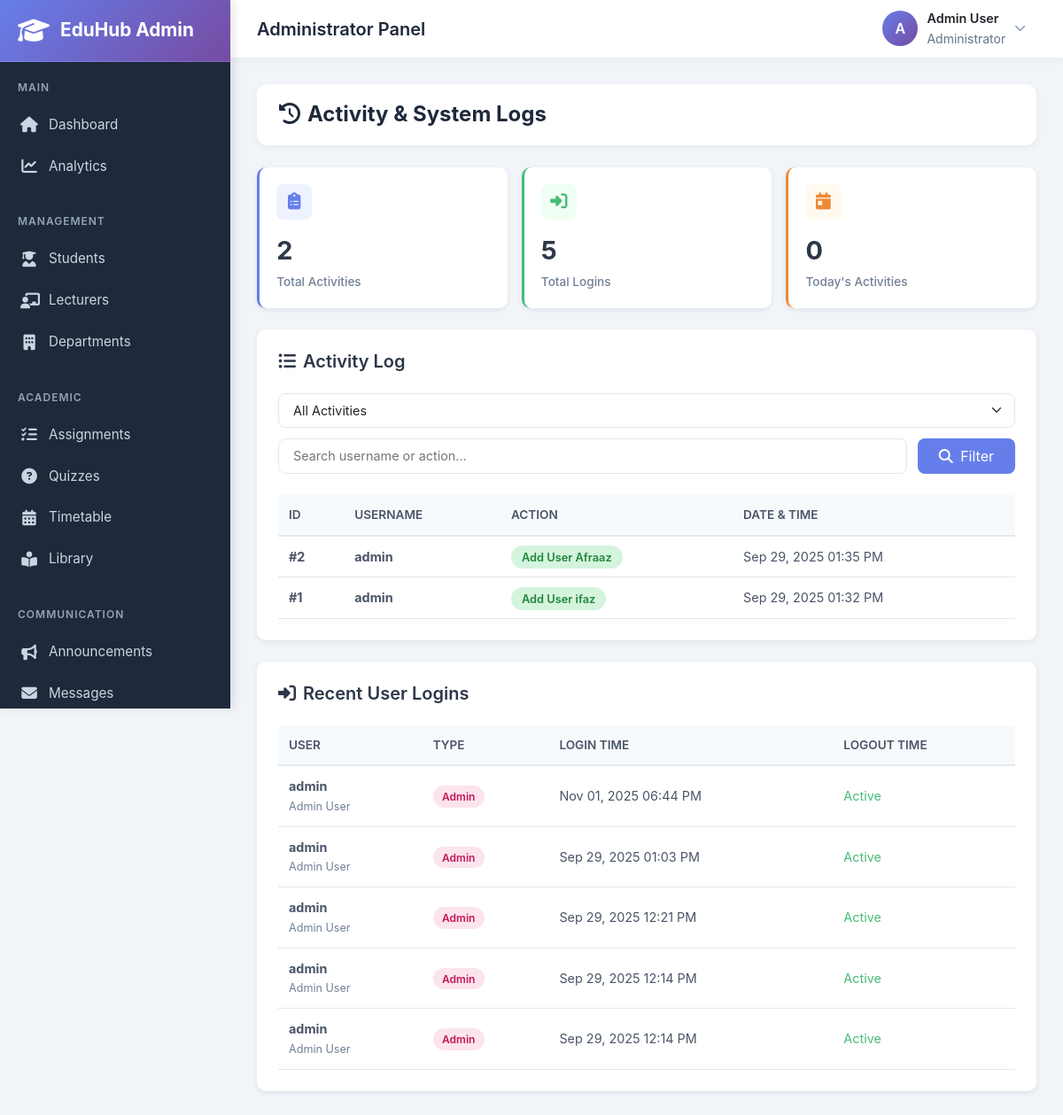
The page /admin_logs.php (signed in) on the database its author committed.
### tables this page shows
CREATE TABLE `activity_log` (
  `activity_log_id` int(11) NOT NULL,
  `username` varchar(100) NOT NULL,
  `date` varchar(100) NOT NULL,
  `action` varchar(100) NOT NULL
);

CREATE TABLE `users` (
  `user_id` int(11) NOT NULL,
  `username` varchar(100) NOT NULL,
  `email` varchar(100) DEFAULT NULL,
  `password` varchar(100) NOT NULL,
  `firstname` varchar(100) NOT NULL,
  `lastname` varchar(100) NOT NULL,
  `user_type` enum('admin','teacher','student') DEFAULT 'student',
  `created_at` timestamp NOT NULL DEFAULT current_timestamp(),
  `status` enum('active','inactive') DEFAULT 'active'
);

### admin_logs.php (the view, shortened to what this page needs)
<?php
include('dbcon.php');
$records_per_page = 20;
$page = isset($_GET['page']) ? (int)$_GET['page'] : 1;
$offset = ($page - 1) * $records_per_page;
$filter_type = $_GET['filter'] ?? 'all';
$search = $_GET['search'] ?? '';
$where_clause = "WHERE 1=1";
$logs_query = "SELECT * FROM activity_log
               $where_clause
               ORDER BY activity_log_id DESC
               LIMIT $records_per_page OFFSET $offset";
$logs = $conn->query($logs_query);
$user_logs_query = "SELECT ul.*, u.firstname, u.lastname, u.user_type
                    FROM user_log ul
                    LEFT JOIN users u ON ul.user_id = u.user_id
                    ORDER BY ul.user_log_id DESC
                    LIMIT 10";
$user_logs = $conn->query($user_logs_query);
$total_activities = $conn->query("SELECT COUNT(*) as count FROM activity_log")->fetch_assoc()['count'];
$total_logins = $conn->query("SELECT COUNT(*) as count FROM user_log")->fetch_assoc()['count'];
$today_activities = $conn->query("SELECT COUNT(*) as count FROM activity_log WHERE DATE(date) = CURDATE()")->fetch_assoc()['count'];
include('admin_layout.php');
?>
<div class="page-header">
    <h4><i class="fas fa-history me-2"></i>Activity & System Logs</h4>
</div>
<div class="stats-grid">
    <div class="stat-card blue">
        <div class="stat-icon">
            <i class="fas fa-clipboard-list"></i>
        </div>
        <div class="stat-value"><?= $total_activities ?></div>
        <div class="stat-label">Total Activities</div>
    </div>
    <div class="stat-card green">
        <div class="stat-icon">
            <i class="fas fa-sign-in-alt"></i>
        </div>
        <div class="stat-value"><?= $total_logins ?></div>
        <div class="stat-label">Total Logins</div>
    </div>
    <div class="stat-card orange">
        <div class="stat-icon">
            <i class="fas fa-calendar-day"></i>
        </div>
        <div class="stat-value"><?= $today_activities ?></div>
        <div class="stat-label">Today's Activities</div>
    </div>
</div>
<div class="log-section">
    <h5>
        <i class="fas fa-list-ul"></i>
        Activity Log
    </h5>
    <form method="GET" class="filter-bar">
        <select name="filter" class="form-select">
            <option value="all" <?= $filter_type === 'all' ? 'selected' : '' ?>>All Activities</option>
        </select>
        <input type="text" name="search" placeholder="Search username or action..."
               value="<?= htmlspecialchars($search) ?>">
        <button type="submit">
            <i class="fas fa-search me-1"></i> Filter
        </button>
    </form>
    <?php if ($logs->num_rows > 0): ?>
        <div class="table-responsive">
            <table>
                <thead>
                    <tr>
                        <th>ID</th>
                        <th>Username</th>
                        <th>Action</th>
                        <th>Date & Time</th>
                    </tr>
                </thead>
                <tbody>
                    <?php while($log = $logs->fetch_assoc()):
                        $action_type = 'add';
                    ?>
                        <tr>
                            <td><strong>#<?= $log['activity_log_id'] ?></strong></td>
                            <td><strong><?= htmlspecialchars($log['username']) ?></strong></td>
                            <td>
                                <span class="action-badge <?= $action_type ?>">
                                    <?= htmlspecialchars($log['action']) ?>
                                </span>
                            </td>
                            <td><?= date('M d, Y h:i A', strtotime($log['date'])) ?></td>
                        </tr>
                    <?php endwhile; ?>
                </tbody>
            </table>
        </div>
    <?php endif; ?>
</div>
<div class="log-section">
    <h5>
        <i class="fas fa-sign-in-alt"></i>
        Recent User Logins
    </h5>
    <?php if ($user_logs->num_rows > 0): ?>
        <div class="table-responsive">
            <table>
                <thead>
                    <tr>
                        <th>User</th>
                        <th>Type</th>
                        <th>Login Time</th>
                        <th>Logout Time</th>
                    </tr>
                </thead>
                <tbody>
                    <?php while($ulog = $user_logs->fetch_assoc()): ?>
                        <tr>
                            <td>
                                <strong><?= htmlspecialchars($ulog['username']) ?></strong>
                                <?php if ($ulog['firstname']): ?>
                                    <br>
                                    <small style="color: #718096;">
                                        <?= htmlspecialchars($ulog['firstname'] . ' ' . $ulog['lastname']) ?>
                                    </small>
                                <?php endif; ?>
                            </td>
                            <td>
                                <span class="user-badge <?= htmlspecialchars($ulog['user_type']) ?>">
                                    <?= ucfirst(htmlspecialchars($ulog['user_type'])) ?>
                                </span>
                            </td>
                            <td><?= date('M d, Y h:i A', strtotime($ulog['login_date'])) ?></td>
                            <td>
                                <?php if ($ulog['logout_date']): ?>
                                    <?= date('M d, Y h:i A', strtotime($ulog['logout_date'])) ?>
                                <?php else: ?>
                                    <span style="color: #48bb78;">Active</span>
                                <?php endif; ?>
                            </td>
                        </tr>
                    <?php endwhile; ?>
                </tbody>
            </table>
        </div>
    <?php endif; ?>
</div>
</div>
</body>
</html>

### admin_layout.php (style rules this page uses)
:root { --sidebar-width: 260px; --topbar-height: 65px; --primary-color: #667eea; --secondary-color: #764ba2; --sidebar-bg: #1e293b; --sidebar-hover: #334155; --text-muted: #94a3b8; }
* { margin: 0; padding: 0; box-sizing: border-box; }
body { font-family: 'Inter', 'Segoe UI', sans-serif; background-color: #f1f5f9; overflow-x: hidden; }
.page-header { background: white; padding: 20px 25px; border-radius: 12px; margin-bottom: 25px; box-shadow: 0 2px 8px rgba(0,0,0,0.05); }
.page-header h4 { margin: 0; color: #1e293b; font-weight: 700; }

### admin_logs.php (style rules this page uses)
.stats-grid { display: grid; grid-template-columns: repeat(auto-fit, minmax(200px, 1fr)); gap: 1rem; margin-bottom: 1.5rem; }
.stat-card { background: white; border-radius: 10px; padding: 1.2rem; box-shadow: 0 2px 6px rgba(0,0,0,0.08); transition: all 0.3s ease; border-left: 3px solid; }
.stat-card.blue { border-color: #667eea; }
.stat-card.green { border-color: #48bb78; }
.stat-card.orange { border-color: #ed8936; }
.stat-icon { width: 40px; height: 40px; border-radius: 8px; display: flex; align-items: center; justify-content: center; font-size: 1.2rem; margin-bottom: 0.8rem; }
.stat-card.blue .stat-icon { background: #eef2ff; color: #667eea; }
.stat-card.green .stat-icon { background: #f0fff4; color: #48bb78; }
.stat-card.orange .stat-icon { background: #fffaf0; color: #ed8936; }
.stat-value { font-size: 1.8rem; font-weight: 700; color: #2d3748; margin-bottom: 0.25rem; }
.stat-label { font-size: 0.85rem; color: #718096; font-weight: 500; }
.log-section { background: white; border-radius: 10px; padding: 1.5rem; margin-bottom: 1.5rem; box-shadow: 0 2px 6px rgba(0,0,0,0.08); }
.log-section h5 { color: #2d3748; margin-bottom: 1.5rem; font-weight: 600; display: flex; align-items: center; gap: 0.5rem; }
.filter-bar { display: flex; gap: 0.75rem; margin-bottom: 1.5rem; flex-wrap: wrap; }
.filter-bar select, .filter-bar input { padding: 0.5rem 1rem; border: 1px solid #e2e8f0; border-radius: 8px; font-size: 0.9rem; }
.filter-bar input { flex: 1; min-width: 250px; }
.filter-bar button { padding: 0.5rem 1.5rem; background: #667eea; color: white; border: none; border-radius: 8px; cursor: pointer; transition: all 0.3s ease; }
table { width: 100%; border-collapse: collapse; }
table thead { background: #f7fafc; }
table th { padding: 0.75rem; text-align: left; font-weight: 600; color: #4a5568; font-size: 0.85rem; text-transform: uppercase; border-bottom: 2px solid #e2e8f0; }
table td { padding: 0.75rem; color: #4a5568; font-size: 0.9rem; border-bottom: 1px solid #e2e8f0; }
.action-badge { padding: 0.35rem 0.75rem; border-radius: 20px; font-size: 0.8rem; font-weight: 600; }
.action-badge.add { background: #d4f4dd; color: #22863a; }
.user-badge { padding: 0.3rem 0.65rem; border-radius: 15px; font-size: 0.75rem; font-weight: 600; }
.user-badge.admin { background: #fce4ec; color: #c2185b; }

### rows shown on the page
activity_log: activity_log_id "2", username "admin", action "Add User Afraaz", date "Sep 29, 2025 01:35 PM"
activity_log: activity_log_id "1", username "admin", action "Add User ifaz", date "Sep 29, 2025 01:32 PM"

### other values the page prints
substr($admin_name, 0, 1) "A"
$admin_name "Admin User"
$total_activities "2"
$total_logins "5"
$today_activities "0"
$ulog['username'] "admin"
$ulog['firstname'] . ' ' . $ulog['lastname'] "Admin User"
$ulog['user_type'] "Admin"
date('M d, Y h:i A', strtotime($ulog['login_date'])) "Nov 01, 2025 06:44 PM"
date('M d, Y h:i A', strtotime($ulog['login_date'])) "Sep 29, 2025 01:03 PM"
date('M d, Y h:i A', strtotime($ulog['login_date'])) "Sep 29, 2025 12:21 PM"
date('M d, Y h:i A', strtotime($ulog['login_date'])) "Sep 29, 2025 12:14 PM"
